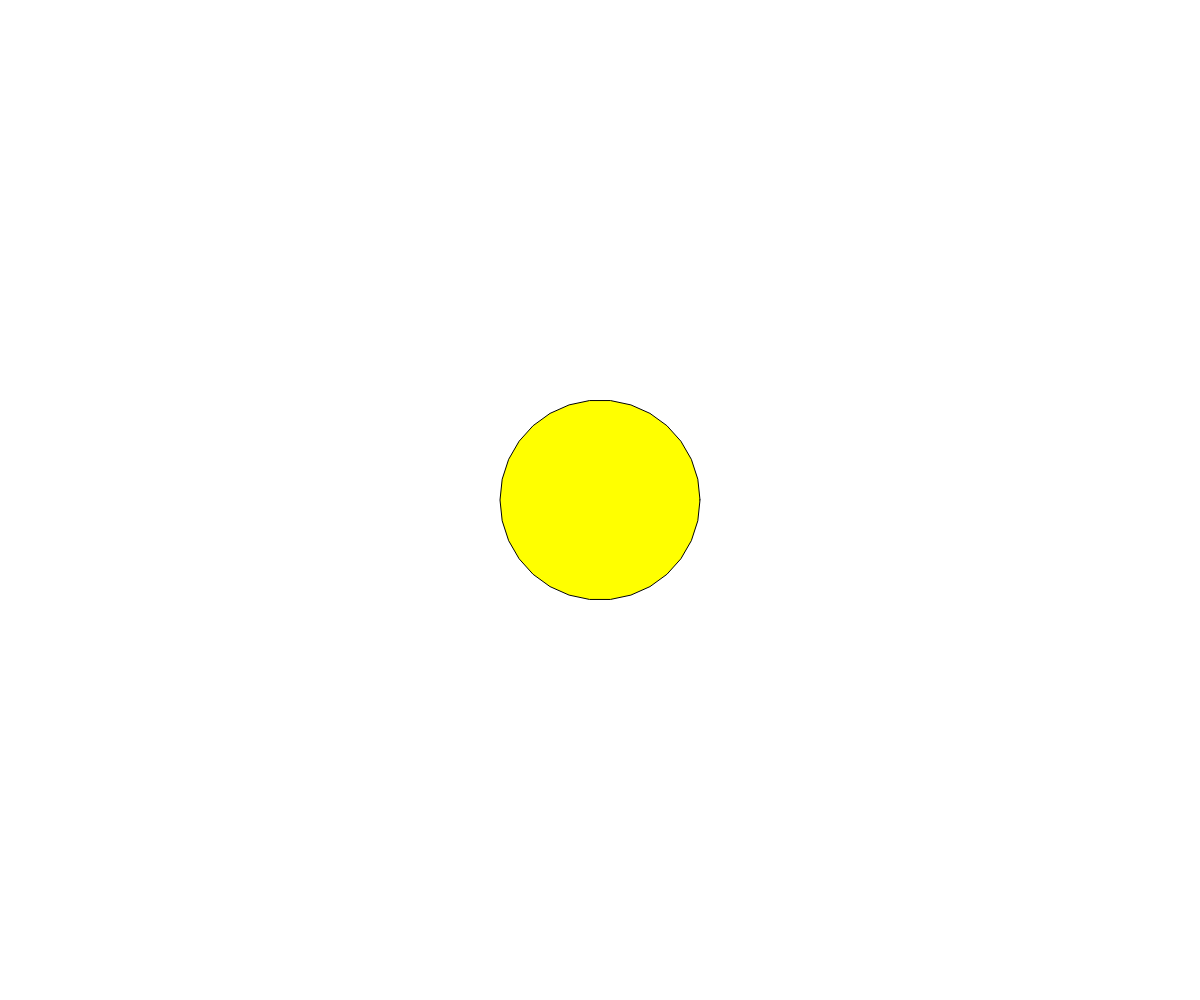
Frame 1 (no input)
Frame 60 (no input): identical to frame 1, image omitted
Frame 120 (the mouse pressed at the canvas centre since frame 60): identical to frame 1, image omitted

The p5.js sketch that drew this single still picture (run headless with seeded random() and noise() and a simulated clock; from frame 60 on, the mouse is pressed at the canvas centre):

// p5.js sketch
// ── sketch.js
// Circonferenza cambia forma 0.1 by Mariangela Catucci [mouse, colors]
// 2021 © Mariangela @MariangelaC, Daniele @Fupete and the course DS-2021 at DESIGN.unirsm
// github.com/ds-2021-unirsm — github.com/fupete
// Educational purposes, MIT License, 2021, San Marino
// —
// Help:
// mouse take points circle
// —

let vertici = [];
let totpunti = 30;

let indice = -1;

function setup() {
  createCanvas(windowWidth, windowHeight);
  for (let i = 0; i < totpunti; i++) {
    let v = createVector(
      100 * cos((2 * PI * i) / totpunti) + width / 2,
      100 * sin((2 * PI * i) / totpunti) + height / 2
    );

    vertici.push(v);
  }
  console.log(vertici);
}

function draw() {
  background(255);

  fill(255, 255, 0);
  beginShape();
  let conta = 0;
  for (let punto of vertici) {
    vertex(punto.x, punto.y);
    //ellipse(punto.x, punto.y,10,10);

    if (dist(mouseX, mouseY, punto.x, punto.y) < 10 && mouseIsPressed) {
      indice = conta;

      vertici[indice] = createVector(mouseX, mouseY);
    } else {
      indice = -1;
    }
    conta++;
  }
  endShape(CLOSE);
}
